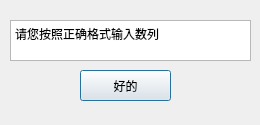
<?xml version="1.0" encoding="UTF-8"?>
<ui version="4.0">
 <class>re_dialog</class>
 <widget class="QDialog" name="re_dialog">
  <property name="geometry">
   <rect>
    <x>0</x>
    <y>0</y>
    <width>260</width>
    <height>125</height>
   </rect>
  </property>
  <property name="windowTitle">
   <string>Dialog</string>
  </property>
  <widget class="QPushButton" name="pushButton">
   <property name="geometry">
    <rect>
     <x>80</x>
     <y>70</y>
     <width>91</width>
     <height>31</height>
    </rect>
   </property>
   <property name="text">
    <string>好的</string>
   </property>
  </widget>
  <widget class="QTextBrowser" name="textBrowser">
   <property name="geometry">
    <rect>
     <x>10</x>
     <y>20</y>
     <width>241</width>
     <height>41</height>
    </rect>
   </property>
   <property name="html">
    <string>&lt;!DOCTYPE HTML PUBLIC &quot;-//W3C//DTD HTML 4.0//EN&quot; &quot;http://www.w3.org/TR/REC-html40/strict.dtd&quot;&gt;
&lt;html&gt;&lt;head&gt;&lt;meta name=&quot;qrichtext&quot; content=&quot;1&quot; /&gt;&lt;style type=&quot;text/css&quot;&gt;
p, li { white-space: pre-wrap; }
&lt;/style&gt;&lt;/head&gt;&lt;body style=&quot; font-family:'SimSun'; font-size:9pt; font-weight:400; font-style:normal;&quot;&gt;
&lt;p style=&quot; margin-top:0px; margin-bottom:0px; margin-left:0px; margin-right:0px; -qt-block-indent:0; text-indent:0px;&quot;&gt;请您按照正确格式输入数列&lt;/p&gt;&lt;/body&gt;&lt;/html&gt;</string>
   </property>
  </widget>
 </widget>
 <resources/>
 <connections/>
</ui>
